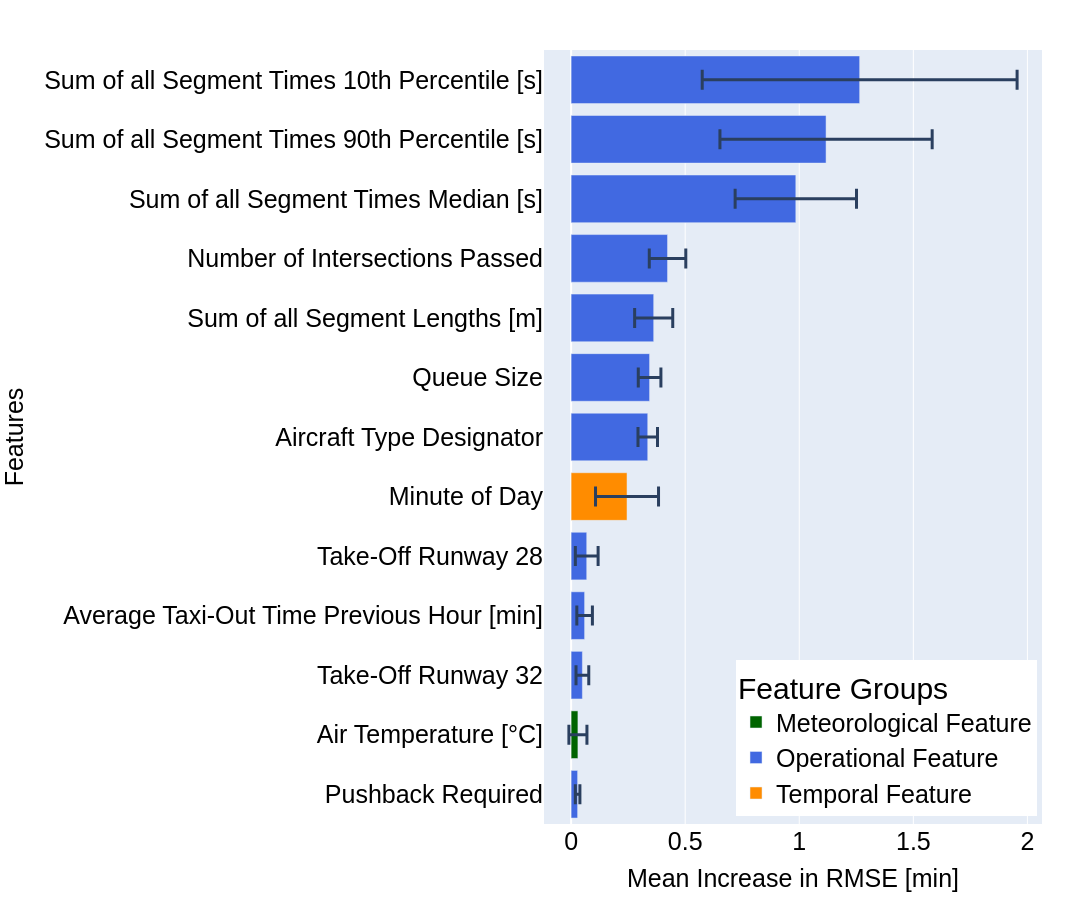

Notebook cell for this chart:
### Markdown cell above
### Permutation Feature Importance on the Test Sets

Permutation Feature Importance (PFI) was calculated separately for each fold using the corresponding unseen test period. For every fold, the model was trained on the combined training and validation data using the fold-specific optimal hyperparameters. Feature importance was then determined by randomly permuting each feature 30 times and measuring the resulting increase in RMSE on the test set. The final importance values were obtained by averaging the fold-specific importances across all test folds.

### Code cell
# --- Parameters for fonts ---
font_family = "Arial"
font_colour = "black"

title_size = 35
axis_title_size = 25
axis_tick_size = 25
legend_title_size = 30
legend_font_size = 25

selected_features = [
    "typecode",
    "queue_size",
    "avg_taxi_out_time_1h",
    "n_intersections_passed",
    "sum_seg_length_m",
    "sum_p10_hist_seg_time",
    "sum_median_hist_seg_time",
    "sum_p90_hist_seg_time",
    "pushback",
    "TO_runway_28",
    "TO_runway_32",
    "minute_of_day_sin",
    "minute_of_day_cos",
    "temp_at_taxi_start",
]

feature_groups = {
    "typecode": ["typecode"],
    "queue_size": ["queue_size"],
    "avg_taxi_out_time_1h": ["avg_taxi_out_time_1h"],
    "n_intersections_passed": ["n_intersections_passed"],
    "sum_seg_length_m": ["sum_seg_length_m"],
    "sum_p10_hist_seg_time": ["sum_p10_hist_seg_time"],
    "sum_median_hist_seg_time": ["sum_median_hist_seg_time"],
    "sum_p90_hist_seg_time": ["sum_p90_hist_seg_time"],
    "pushback": ["pushback"],
    "TO_runway_28": ["TO_runway_28"],
    "TO_runway_32": ["TO_runway_32"],
    "minute_of_day": ["minute_of_day_sin", "minute_of_day_cos"],
    "temp_at_taxi_start": ["temp_at_taxi_start"],
}

feature_rename_map = {
    "typecode": "Aircraft Type Designator",
    "queue_size": "Queue Size",
    "avg_taxi_out_time_1h": "Average Taxi-Out Time Previous Hour [min]",
    "n_intersections_passed": "Number of Intersections Passed",
    "sum_seg_length_m": "Sum of all Segment Lengths [m]",
    "sum_p10_hist_seg_time": "Sum of all Segment Times 10th Percentile [s]",
    "sum_median_hist_seg_time": "Sum of all Segment Times Median [s]",
    "sum_p90_hist_seg_time": "Sum of all Segment Times 90th Percentile [s]",
    "pushback": "Pushback Required",
    "TO_runway_28": "Take-Off Runway 28",
    "TO_runway_32": "Take-Off Runway 32",
    "minute_of_day": "Minute of Day",
    "temp_at_taxi_start": "Air Temperature [°C]",
}

feature_group_map = {
    "minute_of_day": "Temporal Feature",
    "temp_at_taxi_start": "Meteorological Feature",
}

for feature in feature_groups:
    if feature not in feature_group_map:
        feature_group_map[feature] = "Operational Feature"

group_colour_map = {
    "Operational Feature": "royalblue",
    "Temporal Feature": "darkorange",
    "Meteorological Feature": "darkgreen",
}

n_repeats = 30
rng = np.random.default_rng(42)

perm_results = []

for fold_config in folds:

    fold = fold_config["fold"]

    val_end = fold_config["val_end"]
    test_start = fold_config["test_start"]
    test_end = fold_config["test_end"]

    print(f"\n========== TEST PFI FOLD {fold} ==========")

    train_mask = features_df["taxi_start"] < val_end

    test_mask = (
        (features_df["taxi_start"] >= test_start) &
        (features_df["taxi_start"] < test_end)
    )

    X_train = features_df.loc[train_mask, selected_features].copy()
    y_train = features_df.loc[train_mask, "taxi_time_min"]

    X_test = features_df.loc[test_mask, selected_features].copy()
    y_test = features_df.loc[test_mask, "taxi_time_min"]

    X_train["typecode"] = X_train["typecode"].astype("category")
    X_test["typecode"] = X_test["typecode"].astype("category")

    model = XGBRegressor(
        objective="reg:squarederror",
        enable_categorical=True,
        random_state=42,
        n_jobs=-1,
        n_estimators=3000,
        **best_params_by_fold[fold]
    )

    model.fit(
        X_train,
        y_train,
        verbose=False
    )

    baseline_pred = model.predict(X_test)
    baseline_rmse = root_mean_squared_error(y_test, baseline_pred)

    for feature_name, cols in feature_groups.items():

        importances = []

        for repeat in range(n_repeats):
            X_test_perm = X_test.copy()

            shuffled_idx = rng.permutation(len(X_test_perm))

            for col in cols:
                X_test_perm[col] = X_test_perm[col].to_numpy()[shuffled_idx]

            X_test_perm["typecode"] = X_test_perm["typecode"].astype("category")

            perm_pred = model.predict(X_test_perm)
            perm_rmse = root_mean_squared_error(y_test, perm_pred)

            importances.append(perm_rmse - baseline_rmse)

        perm_results.append({
            "fold": fold,
            "feature": feature_name,
            "importance_mean": np.mean(importances),
            "importance_std": np.std(importances),
            "baseline_rmse": baseline_rmse
        })

perm_importance_df = pd.DataFrame(perm_results)

perm_summary_df = (
    perm_importance_df
    .groupby("feature")
    .agg(
        mean_importance=("importance_mean", "mean"),
        std_importance=("importance_mean", "std"),
        mean_perm_std=("importance_std", "mean")
    )
    .sort_values("mean_importance", ascending=False)
    .reset_index()
)

plot_df = perm_summary_df.copy()
plot_df["label"] = plot_df["feature"].map(feature_rename_map).fillna(plot_df["feature"])
plot_df["group"] = plot_df["feature"].map(feature_group_map).fillna("Operational Feature")

plot_df = plot_df.sort_values("mean_importance", ascending=True)

fig = go.Figure()

category_order = plot_df["label"].tolist()

for group_name, sub in plot_df.groupby("group"):
    fig.add_trace(
        go.Bar(
            x=sub["mean_importance"],
            y=sub["label"],
            orientation="h",
            error_x=dict(
                type="data",
                array=sub["std_importance"],
                visible=True,
                thickness=3,
                width=10
            ),
            marker=dict(color=group_colour_map[group_name]),
            name=group_name,
            showlegend=True
        )
    )

fig.update_layout(
    height=900,
    width=1500,
    margin=dict(t=50, b=70, l=430, r=50),

    font=dict(
        family=font_family,
        color=font_colour
    ),

    title=None,

    xaxis=dict(
        title="Mean Increase in RMSE [min]",
        title_font=dict(size=axis_title_size),
        tickfont=dict(size=axis_tick_size)
    ),

    yaxis=dict(
        title="Features",
        title_font=dict(size=axis_title_size),
        tickfont=dict(size=axis_tick_size),
        categoryorder="array",
        categoryarray=category_order
    ),

    legend=dict(
        title="Feature Groups",
        font=dict(size=legend_font_size),
        title_font=dict(size=legend_title_size),
        x=0.99,
        y=0.01,
        xanchor="right",
        yanchor="bottom"
    ),
)

fig.show()

fig.write_image("Permutation_Feature_Importance_RMSE_Test.pdf")

perm_summary_df

### Figure 1 — Plotly figure (JSON) as saved in the notebook; plotly's stock layout.template omitted (floating-point values rounded to 4 significant figures)
{"data": [{"error_x": {"array": [0.03954], "thickness": 3, "type": "data", "visible": true, "width": 10}, "marker": {"color": "darkgreen"}, "name": "Meteorological Feature", "orientation": "h", "showlegend": true, "type": "bar", "x": [0.0298], "y": ["Air Temperature [°C]"]}, {"error_x": {"array": [0.009985, 0.02795, 0.03413, 0.04987, 0.04275, 0.04959, 0.08348, 0.08, 0.266, 0.4651, 0.6901], "thickness": 3, "type": "data", "visible": true, "width": 10}, "marker": {"color": "royalblue"}, "name": "Operational Feature", "orientation": "h", "showlegend": true, "type": "bar", "x": [0.02849, 0.04938, 0.05912, 0.06843, 0.3358, 0.3439, 0.3619, 0.4226, 0.9849, 1.117, 1.265], "y": ["Pushback Required", "Take-Off Runway 32", "Average Taxi-Out Time Previous Hour [min]", "Take-Off Runway 28", "Aircraft Type Designator", "Queue Size", "Sum of all Segment Lengths [m]", "Number of Intersections Passed", "Sum of all Segment Times Median [s]", "Sum of all Segment Times 90th Percentile [s]", "Sum of all Segment Times 10th Percentile [s]"]}, {"error_x": {"array": [0.1381], "thickness": 3, "type": "data", "visible": true, "width": 10}, "marker": {"color": "darkorange"}, "name": "Temporal Feature", "orientation": "h", "showlegend": true, "type": "bar", "x": [0.245], "y": ["Minute of Day"]}], "layout": {"font": {"color": "black", "family": "Arial"}, "height": 900, "legend": {"font": {"size": 25}, "title": {"font": {"size": 30}, "text": "Feature Groups"}, "x": 0.99, "xanchor": "right", "y": 0.01, "yanchor": "bottom"}, "margin": {"b": 70, "l": 430, "r": 50, "t": 50}, "title": {}, "width": 1500, "xaxis": {"tickfont": {"size": 25}, "title": {"font": {"size": 25}, "text": "Mean Increase in RMSE [min]"}}, "yaxis": {"categoryarray": ["Pushback Required", "Air Temperature [°C]", "Take-Off Runway 32", "Average Taxi-Out Time Previous Hour [min]", "Take-Off Runway 28", "Minute of Day", "Aircraft Type Designator", "Queue Size", "Sum of all Segment Lengths [m]", "Number of Intersections Passed", "Sum of all Segment Times Median [s]", "Sum of all Segment Times 90th Percentile [s]", "Sum of all Segment Times 10th Percentile [s]"], "categoryorder": "array", "tickfont": {"size": 25}, "title": {"font": {"size": 25}, "text": "Features"}}}}
